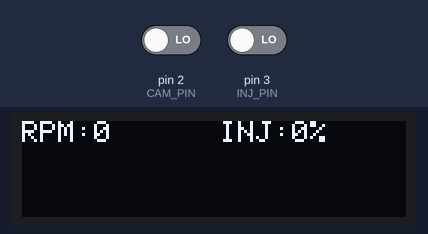
The sketch below on a simulated Arduino Uno, built with avr-gcc and run on an emulated ATmega328P. On the bench: 128×32 one-colour display. The inputs (shaded band) are chosen by the test bench; at power-on: pin 2 (CAM_PIN) LOW, pin 3 (INJ_PIN) LOW. What the sketch prints to the serial monitor is not drawn.

Above: at 1.1 s.

The sketch:

rolling_1sec.ino
```cpp
// include the library code:
#include <Wire.h>
#include <Adafruit_GFX.h>
#include <Adafruit_SSD1306.h>

// define the display size
#define SCREEN_WIDTH 128 // OLED display width, in pixels
#define SCREEN_HEIGHT 32 // OLED display height, in pixels

// initialize the display with pins A4 and A5
Adafruit_SSD1306 display(SCREEN_WIDTH, SCREEN_HEIGHT, &Wire, -1);

// define some constants
#define CAM_PIN 2 // cam position sensor pin
#define INJ_PIN 3 // fuel injector signal pin
#define PULSE_PER_REV 36 // number of pulses per camshaft revolution
#define INJECTOR_FLOW_RATE_MLMIN 200.0 // fuel injector flow rate in ml/min
#define FUEL_DENSITY 0.75 // fuel density in g/ml
#define GRAPH_HEIGHT 16 // height of the graph area in pixels
#define GRAPH_WIDTH 128 // width of the graph area in pixels

// define some variables
volatile unsigned long cam_pulse_count = 0; // count of cam pulses
volatile unsigned long inj_pulse_count = 0; // count of injector pulses
volatile unsigned long inj_pulse_width = 0; // width of injector pulse in microseconds
volatile unsigned long last_cam_time = 0; // last time a cam pulse was detected in microseconds
volatile unsigned long last_inj_time = 0; // last time an injector pulse was detected in microseconds
float rpm = 0; // engine speed in revolutions per minute
float rpm_smoothed = 0; // smoothed engine speed
float inj_duty_cycle = 0; // injector duty cycle in percentage
float fuel_consumption = 0; // fuel consumption in g/s
float fuel_smoothed = 0; // smoothed fuel consumption in g/s
float graph_data[GRAPH_WIDTH]; // array to store the graph data

unsigned long last_rev_time = 0;
// interrupt service routine for cam pulse detection
void camISR() {
  unsigned long current_time = micros(); // get the current time in microseconds
  cam_pulse_count++; // increment the cam pulse count
  if (cam_pulse_count == PULSE_PER_REV) { // if one revolution is completed
    unsigned long rev_duration = current_time - last_rev_time;
    if (rev_duration > 0) {
      float instant_rpm = 60000000.0 / rev_duration; // calculate the rpm
      rpm = instant_rpm; // raw RPM for quick calculations
      // Exponential moving average for smoothing
      rpm_smoothed = (rpm_smoothed * 0.7) + (instant_rpm * 0.3);
    }
    cam_pulse_count = 0; // reset the cam pulse count
    last_rev_time = current_time;
  }
}

// interrupt service routine for injector pulse detection
void injISR() {
  unsigned long current_time = micros(); // get the current time in microseconds
  if (digitalRead(INJ_PIN) == HIGH) { // if injector signal is high
    last_inj_time = current_time; // update the last inj time
    inj_pulse_count++; // increment the inj pulse count
  } else { // if injector signal is low
    inj_pulse_width += current_time - last_inj_time; // add the width of the inj pulse to the total width
  }
}

unsigned long last_calc_time = 0;
// function to calculate the fuel consumption based on injector pulse width and rpm
void calculateFuelConsumption() {
  unsigned long current_time = micros();
  unsigned long duration = current_time - last_calc_time;
  if (duration == 0) return;

  // Set RPM to 0 if no pulses for more than 2 seconds
  if (current_time - last_rev_time > 2000000) {
    rpm = 0;
  }

  if (rpm > 0) { // if engine is running
    inj_duty_cycle = (inj_pulse_width * 100.0) / duration; // calculate the inj duty cycle in percentage
    // ml/sec = (inj_pulse_width / duration) * (INJECTOR_FLOW_RATE_MLMIN / 60.0)
    // g/sec = ml/sec * FUEL_DENSITY
    fuel_consumption = (inj_pulse_width / (float)duration) * (INJECTOR_FLOW_RATE_MLMIN / 60.0) * FUEL_DENSITY;
    fuel_smoothed = (fuel_smoothed * 0.8) + (fuel_consumption * 0.2);
  } else { // if engine is not running
    inj_duty_cycle = 0; // set inj duty cycle to zero
    fuel_consumption = 0; // set fuel consumption to zero
    // Faster decay for smoothed values when engine is off
    fuel_smoothed = fuel_smoothed * 0.5;
    if (fuel_smoothed < 0.001) fuel_smoothed = 0;
    rpm_smoothed = rpm_smoothed * 0.5;
    if (rpm_smoothed < 1) rpm_smoothed = 0;
  }
  inj_pulse_width = 0;
  last_calc_time = current_time;
}

// function to update the graph data array with the latest fuel consumption value and shift the previous values left by one pixel
void updateGraphData() {
  for (int i = 0; i < GRAPH_WIDTH - 1; i++) { // for each pixel except the last one
    graph_data[i] = graph_data[i + 1]; // shift the value left by one pixel
  }
  graph_data[GRAPH_WIDTH - 1] = fuel_smoothed; // use smoothed value for graph
}

// function to draw the graph on the display
void drawGraph() {
  float max_value = 0.001;
  for (int i = 0; i < GRAPH_WIDTH; i++) {
    if (graph_data[i] > max_value) {
      max_value = graph_data[i];
    }
  }

  for (int i = 0 ; i < GRAPH_WIDTH ; i++) {
    int x = i;
    int bar_height = (int)((graph_data[i] / max_value) * GRAPH_HEIGHT);
    display.drawFastVLine(x, SCREEN_HEIGHT - bar_height, bar_height, SSD1306_WHITE);
   }
}

void setup() {

   Serial.begin(9600);

   pinMode(CAM_PIN, INPUT);
   pinMode(INJ_PIN, INPUT);

   attachInterrupt(digitalPinToInterrupt(CAM_PIN), camISR, RISING);
   attachInterrupt(digitalPinToInterrupt(INJ_PIN), injISR, CHANGE);

   if(!display.begin(SSD1306_SWITCHCAPVCC,0x3C)) {
     Serial.println(F("SSD1306 allocation failed"));
     for(;;);
   }

   display.clearDisplay();
   display.setTextSize(1);
   display.setTextColor(SSD1306_WHITE);

}

unsigned long last_loop_time = 0;
void loop() {
   if (millis() - last_loop_time < 1000) return;
   last_loop_time = millis();

   noInterrupts();
   calculateFuelConsumption();
   updateGraphData();
   interrupts();

   Serial.print("RPM: "); Serial.print(rpm_smoothed);
   Serial.print(" INJ: "); Serial.print(inj_duty_cycle);
   Serial.print("% Fuel: "); Serial.println(fuel_smoothed);

   display.clearDisplay();

   display.setCursor(0,0);
   display.print("RPM:");
   display.print((int)rpm_smoothed);

   display.setCursor(60,0);
   display.print(" INJ:");
   display.print((int)inj_duty_cycle);
   display.print("%");

   drawGraph();

   display.display();

}


//Source: Conversation with Bing, 5/7/2023
//(1) fuel consumption - How does a real-time mpg display work? - Motor .... https://mechanics.stackexchange.com/questions/36285/how-does-a-real-time-mpg-display-work.
//(2) arduino based fully DIY fuel injection ECU.. https://forum.arduino.cc/t/arduino-based-fully-diy-fuel-injection-ecu/208115.
//(3) Vehicle Fuel Consumption Prediction Method Based on Driving ... - Hindawi. https://www.hindawi.com/journals/jat/2020/9263605/.
```
